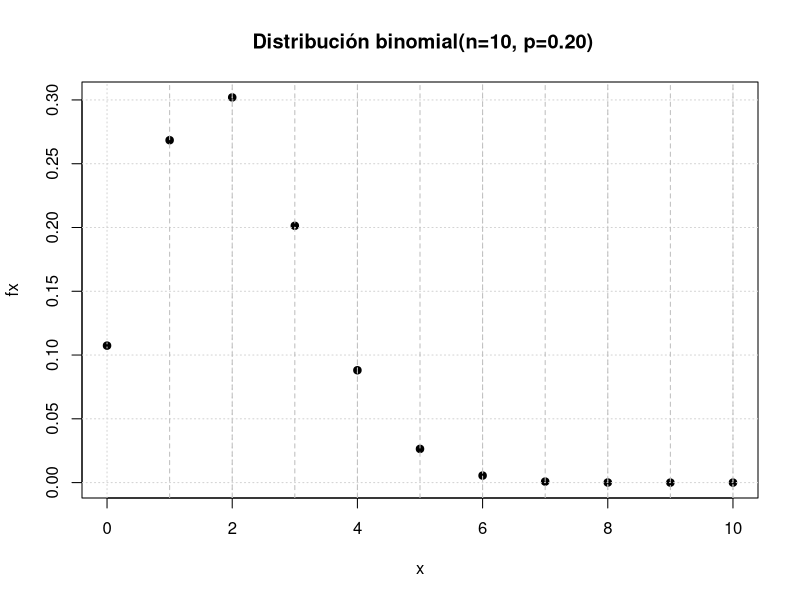

Generate this figure with R:
## ---- chunk 1
knitr::opts_chunk$set(echo = TRUE,comment = NA)
## ---- chunk 2
dbinom(5,10,0.2)
## ---- chunk 3
pbinom(2,10,0.2)
## ---- chunk 4
pbinom(4,10,0.2)-pbinom(2,10,0.2)
## ---- chunk 5
pbinom(7,10,0.2, lower.tail = FALSE)
## ---- chunk 6
x=0:10
fx=dbinom(x,10,0.2)
plot(x,fx, 
     main = " Distribución binomial(n=10, p=0.20)",
     pch=19) 
grid()
abline(v = 1:10,  lty = 2, col = "grey")
